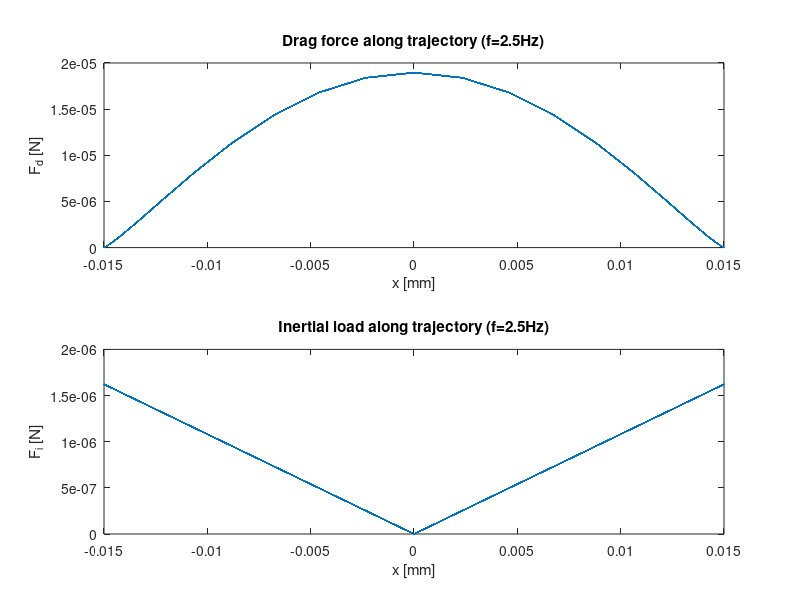
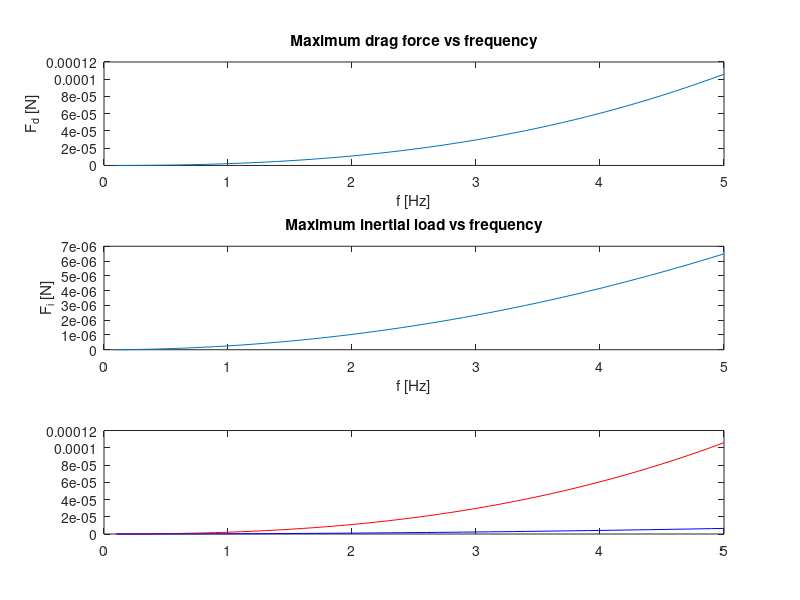

Recreate these plots in MATLAB, in order.
% Ex 1
close all
clear all

% initial parameters definition
t = 0:0.01:10; % time

x0 = 0.015;                % amplitude of linear translation [m]
a = 0.0015;                % radius of the sphere            [m]

p0 = 1.293;                % density of air                  [kg/m^3] - ToDo add reference
pp = 31;                   % density of styrene              [kg/m^3]
c0 = 346;                  % speed of sound in air           [m/s]
cp = (2350+1120+1840)/3;   % speed of sound in styrene       [m/s]  - https://www.engineeringtoolbox.com/sound-speed-solids-d_713.html
mu0 = 1.81e-5;             % dynamic viscosity of air        [kg/(m·s)] - ToDo add reference
m = (4/3) * pi * a^3 * pp; % mass of the sphere              [kg]

% f1 and f2 computation
f1 = 1 - (p0 * c0^2)/(p0*cp^2);

f2 = 2 * ((pp - p0) / (2 * pp + p0));


% drag force and inertial load computation for 2.5Hz
f=2.5;
x = x0 * sin(2*pi*f*t);

x_dot = x0 * 2 * pi * f * cos(2*pi*f*t);
x_ddot = -x0 * (2*pi*f)^2 * sin(2*pi*f*t);


Re = abs(x_dot) * p0 * 2 * a / mu0;

cd = 24./Re + 2.6*(Re./5) ./ (1 + (Re./5).^1.52) + 0.411*(Re./2.63e5).^-7.94 ./ (1 + (Re./2.63e5).^-8 ) + 0.25*(Re./1e6) ./ (1 + Re./1e6);

drag = -0.5 .* p0 .* pi .* a.^2 .* abs(x_dot).^2 .* cd .* Re;
inertial_load = m * x_ddot;

% plotting
figure(1)
% Plot the first subplot
subplot(2, 1, 1);
plot(x, abs(drag));
xlabel('x [mm]');
ylabel('F_d [N]');
title('Drag force along trajectory (f=2.5Hz)');

% Plot the second subplot
subplot(2, 1, 2);
plot(x, abs(inertial_load));
xlabel('x [mm]');
ylabel('F_i [N]');
title('Inertial load along trajectory (f=2.5Hz)');


% maximum drag force and inertial load for range of frequencies

inload_range = [];
drag_range = [];
frequencies = linspace(0.1,5,50); % Hz

for i = 1 : length(frequencies)
    f = frequencies(i);
    
    x = x0 * sin(2*pi*f*t);
    
    x_dot = x0 * 2 * pi * f * cos(2*pi*f*t);
    x_ddot = -x0 * (2*pi*f)^2 * sin(2*pi*f*t);
    
    
    Re = abs(x_dot) * p0 * 2 * a / mu0;
    
    cd = 24./Re + 2.6*(Re./5) ./ (1 + (Re./5).^1.52) + 0.411*(Re./2.63e5).^-7.94 ./ (1 + (Re./2.63e5).^-8 ) + 0.25*(Re./1e6) ./ (1 + Re./1e6);
    
    drag = -0.5 .* p0 .* pi .* a.^2 .* x_dot.^2 .* cd .* Re;
    inertial_load = m * x_ddot;

    inload_range = [inload_range max(abs(inertial_load))];
    drag_range = [drag_range max(abs(drag))];
    
end

figure(2)
subplot(3,1,1)
plot(frequencies,drag_range)
title('Maximum drag force vs frequency')
xlabel('f [Hz]')
ylabel('F_d [N]')

subplot(3,1,2)
plot(frequencies,inload_range)
title('Maximum inertial load vs frequency')
xlabel('f [Hz]')
ylabel('F_i [N]')

subplot(3,1,3)
plot(frequencies,drag_range, "r")
hold on
plot(frequencies,inload_range, "b")

% plot intertial load and drag as a function of frequency
% 3 groups of 2 plots


% intertial leads to escape
% but there is a point around 0.5Hz drag force is higher


% put a reference for each constant we used

